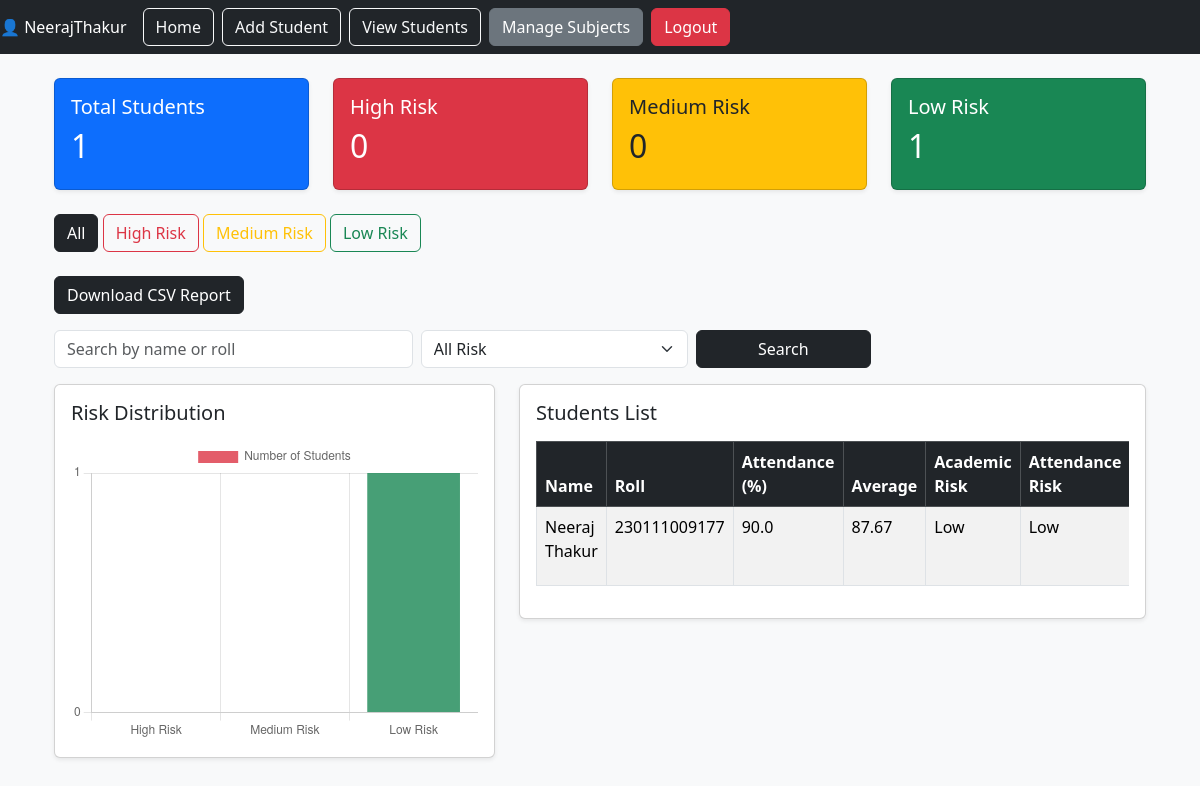
The page /students (signed in) on the database as committed earlier.
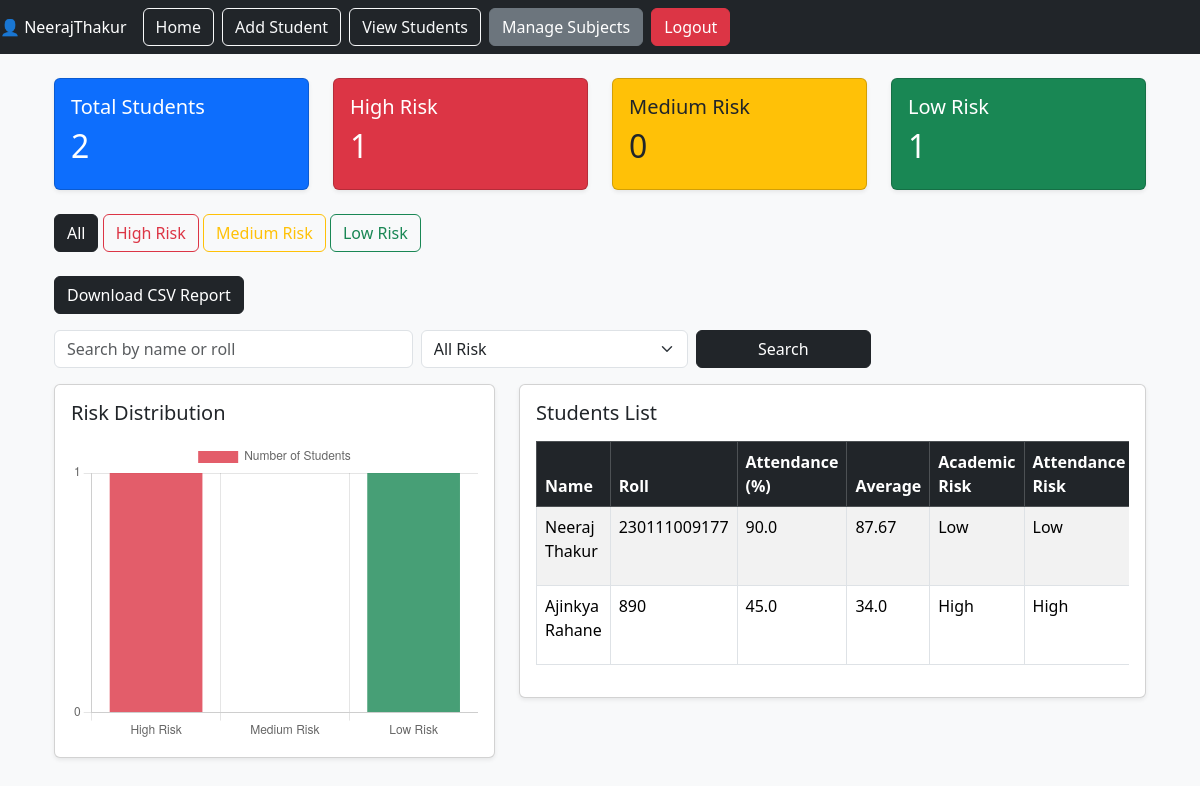
The same page on the database as committed later.
### tables this page shows
CREATE TABLE students (
        id INTEGER PRIMARY KEY AUTOINCREMENT,
        name TEXT NOT NULL,
        roll INTEGER NOT NULL,
        attendance REAL NOT NULL,
        user_id INTEGER,
        FOREIGN KEY(user_id) REFERENCES users(id)
    );

### app.py (the view)
@app.route("/students")
def view_students():
    if "user_id" not in session:
        return redirect("/login")
    conn = sqlite3.connect("students.db")
    cursor = conn.cursor()
    cursor.execute("""
    SELECT
        students.id,
        students.name,
        students.roll,
        students.attendance,
        AVG(marks.marks)
    FROM students
    LEFT JOIN marks ON students.id = marks.student_id
    WHERE students.user_id = ?
    GROUP BY students.id
    """, (session["user_id"],))
    rows = cursor.fetchall()
    risk_filter = request.args.get("risk")
    search = request.args.get("search")
    students = []
    for row in rows:
        student_id, name, roll, attendance, average = row
        if average is None:
            average = 0
        academic_risk, attendance_risk, overall_risk = calculate_risk(attendance, average)
        student_data = (
            student_id,
            name,
            roll,
            attendance,
            round(average, 2),
            academic_risk,
            attendance_risk,
            overall_risk
        )
        if search:
            if search.lower() not in name.lower() and search not in str(roll):
                continue
        if risk_filter:
            if overall_risk != risk_filter:
                continue
        students.append(student_data)
    total = len(students)
    high = sum(1 for s in students if s[7] == "High")
    medium = sum(1 for s in students if s[7] == "Medium")
    low = sum(1 for s in students if s[7] == "Low")
    conn.close()
    return render_template(
    "students.html",
    students=students,
    total=total,
    high=high,
    medium=medium,
    low=low
   )

### app.py (called while the page is built)
def calculate_risk(attendance, avg):
    if avg >= 75:
        academic_risk = "Low"
    elif avg >= 50:
        academic_risk = "Medium"
    else:
        academic_risk = "High"
    if attendance >= 80:
        attendance_risk = "Low"
    elif attendance >= 65:
        attendance_risk = "Medium"
    else:
        attendance_risk = "High"
    if academic_risk == "High" or attendance_risk == "High":
        overall_risk = "High"
    elif academic_risk == "Medium" or attendance_risk == "Medium":
        overall_risk = "Medium"
    else:
        overall_risk = "Low"
    return academic_risk, attendance_risk, overall_risk

### templates/students.html (shortened to what this page needs)
{% extends "base.html" %}
{% block content %}
<div class="container mt-4">
    <div class="row mb-4">
        <div class="col-md-3">
            <div class="card text-white bg-primary shadow-sm">
                <div class="card-body">
                    <h5>Total Students</h5>
                    <h2>{{ total }}</h2>
                </div>
            </div>
        </div>
        <div class="col-md-3">
            <div class="card text-white bg-danger shadow-sm">
                <div class="card-body">
                    <h5>High Risk</h5>
                    <h2>{{ high }}</h2>
                </div>
            </div>
        </div>
        <div class="col-md-3">
            <div class="card text-dark bg-warning shadow-sm">
                <div class="card-body">
                    <h5>Medium Risk</h5>
                    <h2>{{ medium }}</h2>
                </div>
            </div>
        </div>
        <div class="col-md-3">
            <div class="card text-white bg-success shadow-sm">
                <div class="card-body">
                    <h5>Low Risk</h5>
                    <h2>{{ low }}</h2>
                </div>
            </div>
        </div>
    </div>
    <div class="mb-4">
        <a href="/students"
            class="btn {% if not request.args.get('risk') %}btn-dark{% else %}btn-outline-dark{% endif %}">
            All
        </a>
        <a href="/students?risk=High"
            class="btn {% if request.args.get('risk') == 'High' %}btn-danger{% else %}btn-outline-danger{% endif %}">
            High Risk
        </a>
        <a href="/students?risk=Medium"
            class="btn {% if request.args.get('risk') == 'Medium' %}btn-warning{% else %}btn-outline-warning{% endif %}">
            Medium Risk
        </a>
        <a href="/students?risk=Low"
            class="btn {% if request.args.get('risk') == 'Low' %}btn-success{% else %}btn-outline-success{% endif %}">
            Low Risk
        </a>
    </div>
    <a href="/export" class="btn btn-dark mb-3">
        Download CSV Report
    </a>
    <form method="GET" action="/students" class="row g-2 mb-3">
        <div class="col-md-4">
            <input type="text" name="search" class="form-control" placeholder="Search by name or roll">
        </div>
        <div class="col-md-3">
            <select name="risk" class="form-select">
                <option value="">All Risk</option>
            </select>
        </div>
        <div class="col-md-2">
            <button type="submit" class="btn btn-dark w-100">Search</button>
        </div>
    </form>
    <div class="row">
        <div class="col-md-5">
            <div class="card shadow-sm mb-4">
                <div class="card-body">
                    <h5 class="card-title mb-3">Risk Distribution</h5>
                    <div style="height: 300px;">
                        <canvas id="riskChart"></canvas>
                    </div>
                </div>
            </div>
        </div>
        <div class="col-md-7">
            <div class="card shadow-sm mb-4">
                <div class="card-body">
                    <h5 class="card-title mb-3">Students List</h5>
                    <div class="table-responsive">
                        <table class="table table-striped table-bordered">
                            <thead class="table-dark">
                                <tr>
                                    <th>Name</th>
                                    <th>Roll</th>
                                    <th>Attendance (%)</th>
                                    <th>Average</th>
                                    <th>Academic Risk</th>
                                    <th>Attendance Risk</th>
                                </tr>
                            </thead>
                            <tbody>
                                {% for student in students %}
                                <tr>
                                    <td>{{ student[1] }}</td>
                                    <td>{{ student[2] }}</td>
                                    <td>{{ student[3] }}</td>
                                    <td>{{ student[4] }}</td>
                                    <td>{{ student[5] }}</td>
                                    <td>{{ student[6] }}</td>
                                </tr>
                                {% endfor %}
                            </tbody>
                        </table>
                    </div>
                </div>
            </div>
        </div>
    </div>
</div>
<script>
    const riskData = {{ [high, medium, low] | tojson | safe }};
    const ctx = document.getElementById('riskChart').getContext('2d');
    new Chart(ctx, {
        type: 'bar',
        data: {
            labels: ['High Risk', 'Medium Risk', 'Low Risk'],
            datasets: [{
                label: 'Number of Students',
                data: riskData,
                backgroundColor: [
                    'rgba(220, 53, 69, 0.8)',
                    'rgba(255, 193, 7, 0.8)',
                    'rgba(25, 135, 84, 0.8)'
                ]
            }]
        },
        options: {
            responsive: true,
            maintainAspectRatio: false,
            scales: {
                y: {
                    beginAtZero: true,
                    ticks: {
                        stepSize: 1
                    }
                }
            }
        }
    });
</script>
{% endblock %}

### templates/base.html (shortened to what this page needs)
<!DOCTYPE html>
<html>
<head>
  <link href="https://cdn.jsdelivr.net/npm/bootstrap@5.3.2/dist/css/bootstrap.min.css" rel="stylesheet">
</head>
<body class="bg-light">
  <nav class="navbar navbar-expand-lg navbar-dark bg-dark">
    <div class="d-flex align-items-center">
      <span class="text-white me-3">
        👤 {{ session.get('username') }}
      </span>
      <a class="btn btn-outline-light me-2" href="/">Home</a>
      <a class="btn btn-outline-light me-2" href="/add">Add Student</a>
      <a class="btn btn-outline-light me-2" href="/students">View Students</a>
      <a href="/subjects" class="btn btn-secondary me-2">
        Manage Subjects
      </a>
      <a href="/logout" class="btn btn-danger">
        Logout
      </a>
    </div>
  </nav>
  <div class="container mt-4">
    {% block content %}
    {% endblock %}
  </div>
</body>
</html>

Rows that differ between the two databases and show on the page:
added students: name "Ajinkya Rahane", roll "890", attendance "45.0", student "34.0", student "High"
Other text that changed with them:
{{ total }}: "1" → "2"
{{ high }}: "0" → "1"
chart data {{ [high, medium, low] | tojson | safe }}: [0, 0, 1] → [1, 0, 1]
